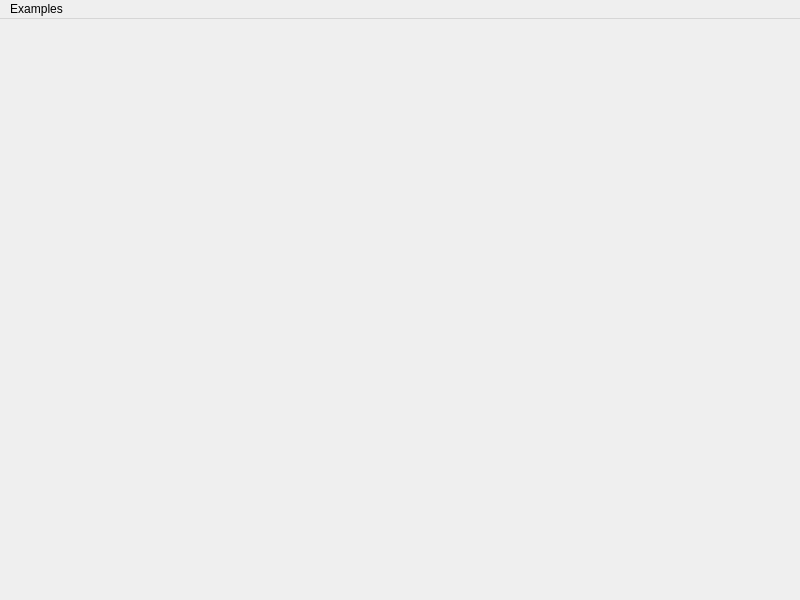
<?xml version="1.0" encoding="UTF-8"?>
<ui version="4.0">
 <class>KDReportsWindow</class>
 <widget class="QMainWindow" name="KDReportsWindow">
  <property name="geometry">
   <rect>
    <x>0</x>
    <y>0</y>
    <width>800</width>
    <height>600</height>
   </rect>
  </property>
  <property name="windowTitle">
   <string>KDReportsWindow</string>
  </property>
  <widget class="QWidget" name="centralwidget">
   <layout class="QGridLayout" name="gridLayout">
    <item row="0" column="0">
     <widget class="QTabWidget" name="tabWidget">
      <property name="currentIndex">
       <number>-1</number>
      </property>
      <property name="documentMode">
       <bool>true</bool>
      </property>
      <property name="tabsClosable">
       <bool>true</bool>
      </property>
      <property name="movable">
       <bool>true</bool>
      </property>
     </widget>
    </item>
   </layout>
  </widget>
  <widget class="QMenuBar" name="menubar">
   <property name="geometry">
    <rect>
     <x>0</x>
     <y>0</y>
     <width>800</width>
     <height>22</height>
    </rect>
   </property>
   <widget class="QMenu" name="menuExamples">
    <property name="title">
     <string>Examples</string>
    </property>
    <addaction name="actionReference_Report"/>
    <addaction name="actionLetter"/>
    <addaction name="actionMain_Merge"/>
    <addaction name="actionPrice_List_XML"/>
   </widget>
   <addaction name="menuExamples"/>
  </widget>
  <action name="actionReference_Report">
   <property name="text">
    <string>Reference Report</string>
   </property>
  </action>
  <action name="actionLetter">
   <property name="text">
    <string>Letter</string>
   </property>
  </action>
  <action name="actionMain_Merge">
   <property name="text">
    <string>Mail Merge XML</string>
   </property>
  </action>
  <action name="actionPrice_List_XML">
   <property name="text">
    <string>Price List XML</string>
   </property>
  </action>
 </widget>
 <resources/>
 <connections/>
</ui>
